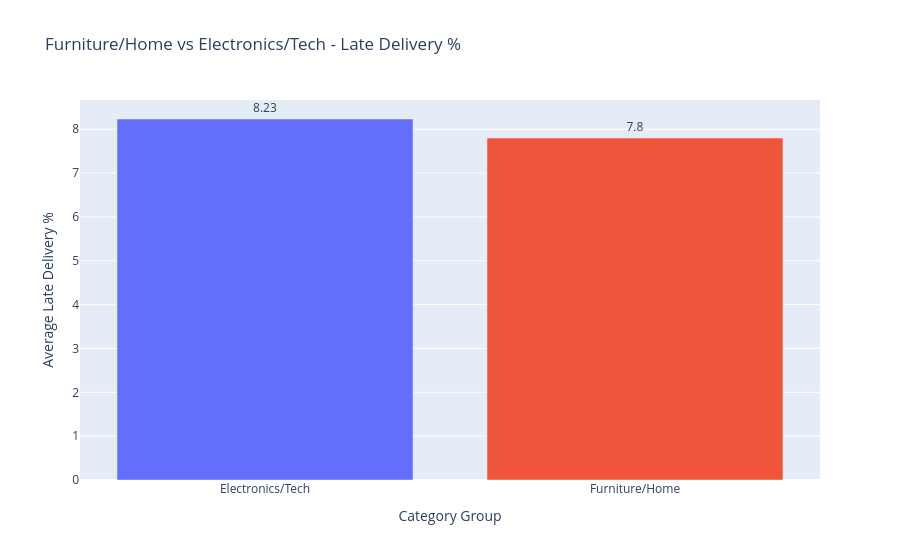

Notebook code for this chart:
### Code cell
category_perf_filtered['group_focus'] = np.select(
    [
        category_perf_filtered['category_en'].str.contains('furniture|bed_bath_table|home', case=False, na=False),
        category_perf_filtered['category_en'].str.contains('electronics|computers|audio|telephony', case=False, na=False)
    ],
    ['Furniture/Home', 'Electronics/Tech'],
    default='Other'
)

focus = category_perf_filtered[category_perf_filtered['group_focus'].isin(['Furniture/Home', 'Electronics/Tech'])]

focus_summary = (
    focus.groupby('group_focus')
    .agg(
        categories=('category_en', 'nunique'),
        total_orders=('unique_orders', 'sum'),
        weighted_late_pct=('late_pct', 'mean'),
        avg_review=('avg_review', 'mean')
    )
    .reset_index()
)

print('Furniture vs Electronics summary:')
print(focus_summary)

fig_focus = px.bar(
    focus_summary,
    x='group_focus',
    y='weighted_late_pct',
    color='group_focus',
    text=focus_summary['weighted_late_pct'].round(2),
    title='Furniture/Home vs Electronics/Tech - Late Delivery %',
    labels={'group_focus': 'Category Group', 'weighted_late_pct': 'Average Late Delivery %'}
)
fig_focus.update_traces(textposition='outside')
fig_focus.update_layout(showlegend=False)
fig_focus.show()

### Figure 1 — Plotly figure (JSON) as saved in the notebook; plotly's stock layout.template omitted (floating-point values rounded to 4 significant figures)
{"data": [{"hovertemplate": "Category Group=%{x}<br>Average Late Delivery %=%{y}<br>text=%{text}<extra></extra>", "legendgroup": "Electronics/Tech", "marker": {"color": "#636efa", "pattern": {"shape": ""}}, "name": "Electronics/Tech", "orientation": "v", "showlegend": true, "text": [8.23], "textposition": "outside", "type": "bar", "x": ["Electronics/Tech"], "xaxis": "x", "y": [8.234], "yaxis": "y"}, {"hovertemplate": "Category Group=%{x}<br>Average Late Delivery %=%{y}<br>text=%{text}<extra></extra>", "legendgroup": "Furniture/Home", "marker": {"color": "#EF553B", "pattern": {"shape": ""}}, "name": "Furniture/Home", "orientation": "v", "showlegend": true, "text": [7.8], "textposition": "outside", "type": "bar", "x": ["Furniture/Home"], "xaxis": "x", "y": [7.799], "yaxis": "y"}], "layout": {"barmode": "relative", "legend": {"title": {"text": "Category Group"}, "tracegroupgap": 0}, "showlegend": false, "title": {"text": "Furniture/Home vs Electronics/Tech - Late Delivery %"}, "xaxis": {"anchor": "y", "categoryarray": ["Electronics/Tech", "Furniture/Home"], "categoryorder": "array", "domain": [0, 1], "title": {"text": "Category Group"}}, "yaxis": {"anchor": "x", "domain": [0, 1], "title": {"text": "Average Late Delivery %"}}}}
